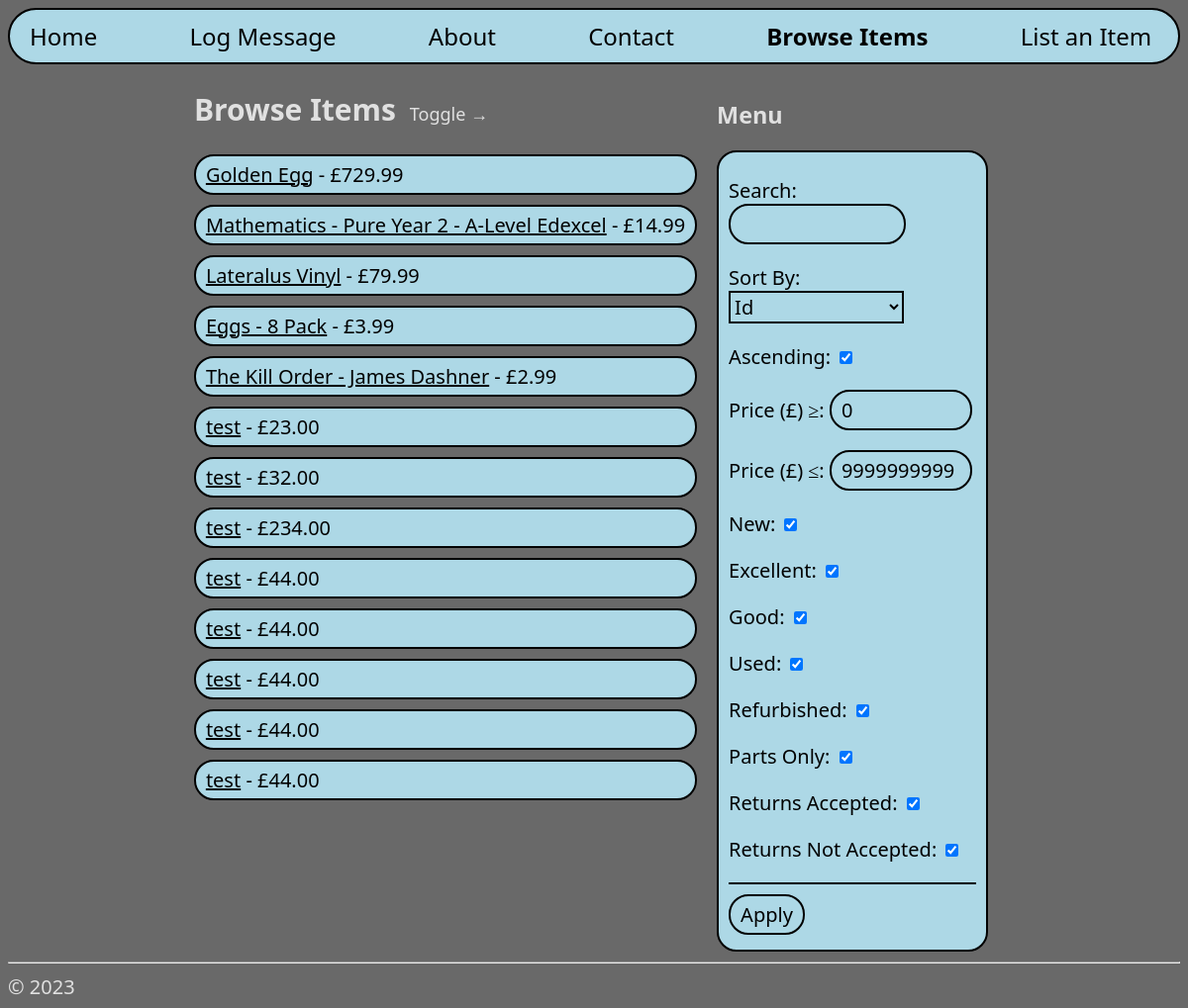
/browse/, run on an earlier commit of the app's database.
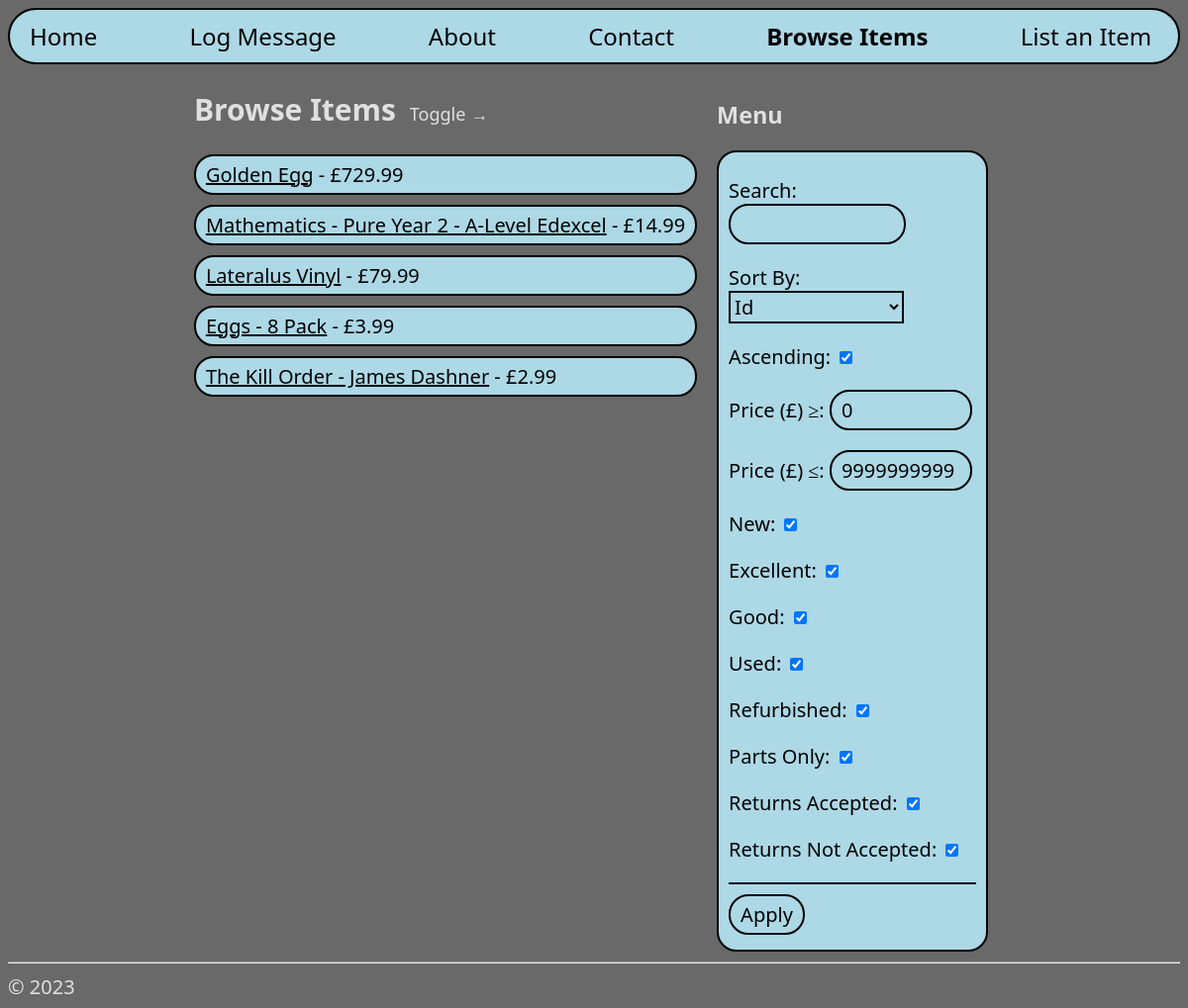
And on a later commit of the database.
### hello/models.py (models this page shows, shortened)
class ListItem(models.Model):
    name = models.CharField(max_length=40)
    price = models.DecimalField(decimal_places=2, max_digits=10)
    postageCost = models.DecimalField(decimal_places=2, max_digits=10)
    bidIncrement = models.DecimalField(decimal_places=2, max_digits=10)
    conditionChoices = [
        ("new", "New"),
        ("excellent", "Excellent"),
        ("good", "Good"),
        ("used", "Used"),
        ("refurbished", "Refurbished"),
        ("partsOnly", "Parts Only"),
    ]
    condition = models.CharField(max_length=20, choices=conditionChoices)
    endDateTime = models.DateTimeField()
    acceptReturns = models.BooleanField(default=False)
    description = models.TextField()

### hello/views.py (the view)
# urls.py: path("browse/", views.browse, name="browse"),
def browse(request):
    if request.method == "POST":
        browseForm = BrowseForm(request.POST)
        if browseForm.is_valid():
            items = ListItem.objects.all()
            itemsToDelete = items.filter(name="test")
            for item in itemsToDelete:
                item.delete()
            conditionsFilter = ["", "", "", "", "", ""]
            for i in range(6):
                if browseForm.cleaned_data[browseForm.conditions[i]] is True:
                    conditionsFilter[i] = browseForm.conditions[i]
            filteredItems = items.filter(Q(name__icontains=browseForm.cleaned_data["search"]) &
                                         Q(price__range=(browseForm.cleaned_data["lThan"], browseForm.cleaned_data["gThan"])) &
                                         (Q(condition = conditionsFilter[0]) | Q(condition = conditionsFilter[1]) | Q(condition = conditionsFilter[2]) |
                                          Q(condition = conditionsFilter[3]) | Q(condition = conditionsFilter[4]) | Q(condition = conditionsFilter[5])) &
                                          (Q(acceptReturns = (browseForm.cleaned_data["areReturnsAccepted"] == True)) |
                                           Q(acceptReturns = (browseForm.cleaned_data["areReturnsNotAccepted"] == False))))
            if browseForm.cleaned_data["ascending"] is True:
                sortedAndFilteredItems = filteredItems.order_by(browseForm.cleaned_data["sortBy"])
            else:
                sortedAndFilteredItems = filteredItems.order_by(f"-{browseForm.cleaned_data['sortBy']}")
            context = {
                "items": sortedAndFilteredItems,
                "browseForm": browseForm,
                }
            return render(request, "hello/browse.html", context)
    else:
        browseForm = BrowseForm()
        items = ListItem.objects.all()
        context = {
            "items": items.order_by("id"),
            "browseForm": browseForm,
            }
        return render(request, "hello/browse.html", context)

### hello/templates/hello/browse.html (shortened to what this page needs)
{% extends "hello/layout.html" %}
{% block content %}
<div style="max-width: 800px;">
  <h2>
    Browse Items <button id="collapse" style="color: rgb(224, 224, 224); background-color: dimgray; font-size: 18px; border: 0px;">Toggle →</button>
  </h2>
  {% for item in items %}
  <li style="max-width: 800px;">
    <a href="{% url 'itemDetail' pk=item.pk %}">{{ item.name }}</a> - £{{ item.price }}
  </li>
  {% empty %}
    <p style="color: rgb(224, 224, 224)">No items found.</p>
  {% endfor %}
</div>
<div id="sortAndFilterByMenu" class="rightContainer" style="width: 280px;">
  <h3 style="margin: 35px 0px 20px 0px;">Menu</h3>
  <form method="POST" class="sortAndFilterByMenu">
    {{ browseForm.as_p }}
    <hr color="black">
    <button type="submit" style="margin-bottom: 10px;">Apply</button>
  </form>
</div>
{% endblock %}

What changed in the data, as far as the page shows it:
removed ListItem: name "test", price "23.00"
removed ListItem: name "test", price "32.00"
removed ListItem: name "test", price "234.00"
removed ListItem: name "test", price "44.00"
removed ListItem: name "test", price "44.00"
removed ListItem: name "test", price "44.00"
removed ListItem: name "test", price "44.00"
removed ListItem: name "test", price "44.00"
